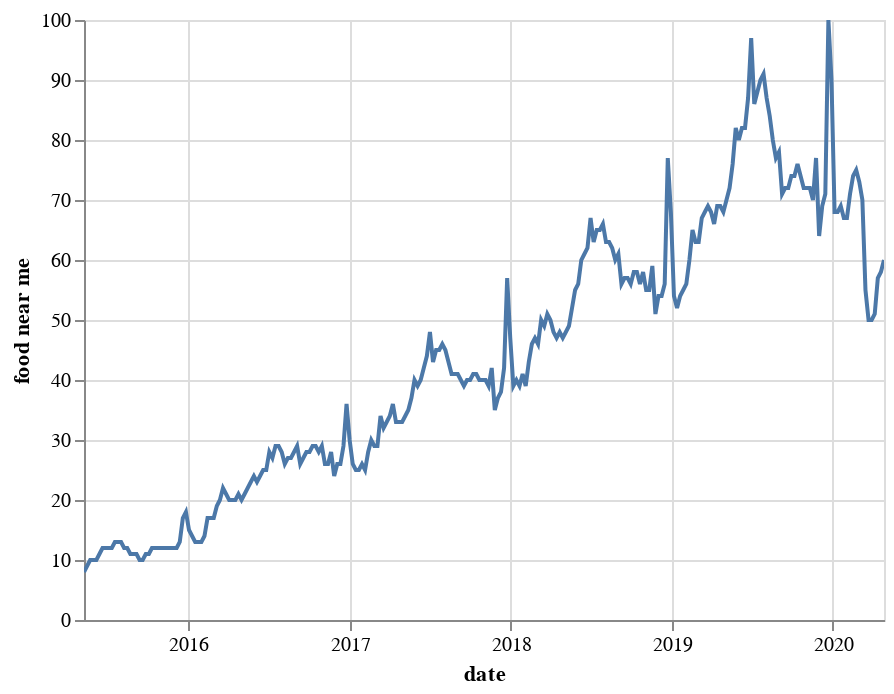

Notebook source saved alongside this figure:
### Code cell
r_o_t_plot

### Figure 1 — Vega-Lite specification as saved in the notebook (floating-point values rounded to 4 significant figures; data arrays with more than 128 entries replaced by an {"elided": "..."} marker saying what was removed)
{"config": {"view": {"continuousWidth": 400, "continuousHeight": 300}}, "data": {"name": "data-81c1deaa9e230d640015a87e4e9cadc6"}, "mark": "line", "encoding": {"x": {"type": "temporal", "field": "date"}, "y": {"type": "quantitative", "field": "food near me"}}, "selection": {"selector006": {"type": "interval", "bind": "scales", "encodings": ["x", "y"]}}, "$schema": "https://vega.github.io/schema/vega-lite/v4.8.1.json", "datasets": {"data-81c1deaa9e230d640015a87e4e9cadc6": {"elided": "260 records"}}}
